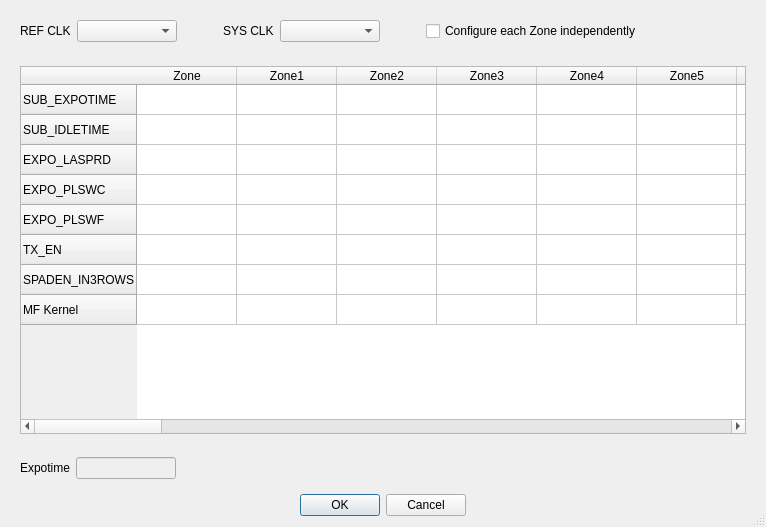
<?xml version="1.0" encoding="UTF-8"?>
<ui version="4.0">
 <class>Dialog</class>
 <widget class="QDialog" name="Dialog">
  <property name="geometry">
   <rect>
    <x>0</x>
    <y>0</y>
    <width>766</width>
    <height>527</height>
   </rect>
  </property>
  <property name="windowTitle">
   <string>Dialog</string>
  </property>
  <property name="sizeGripEnabled">
   <bool>true</bool>
  </property>
  <property name="modal">
   <bool>false</bool>
  </property>
  <layout class="QVBoxLayout" name="verticalLayout">
   <item>
    <widget class="QWidget" name="horizontalWidget" native="true">
     <property name="sizePolicy">
      <sizepolicy hsizetype="Preferred" vsizetype="Maximum">
       <horstretch>0</horstretch>
       <verstretch>0</verstretch>
      </sizepolicy>
     </property>
     <layout class="QGridLayout" name="gridLayout" rowstretch="0">
      <item row="0" column="4">
       <widget class="QComboBox" name="SYS_CLK_Config_ComboBox">
        <property name="minimumSize">
         <size>
          <width>100</width>
          <height>0</height>
         </size>
        </property>
        <property name="font">
         <font>
          <family>Microsoft YaHei UI</family>
          <pointsize>9</pointsize>
          <bold>false</bold>
         </font>
        </property>
       </widget>
      </item>
      <item row="0" column="2">
       <spacer name="horizontalSpacer_2">
        <property name="orientation">
         <enum>Qt::Horizontal</enum>
        </property>
        <property name="sizeType">
         <enum>QSizePolicy::Minimum</enum>
        </property>
        <property name="sizeHint" stdset="0">
         <size>
          <width>40</width>
          <height>20</height>
         </size>
        </property>
       </spacer>
      </item>
      <item row="0" column="3">
       <widget class="QLabel" name="SYS_CLK_Config_Label">
        <property name="font">
         <font>
          <family>Microsoft YaHei UI</family>
          <pointsize>9</pointsize>
         </font>
        </property>
        <property name="text">
         <string>SYS CLK</string>
        </property>
       </widget>
      </item>
      <item row="0" column="0">
       <widget class="QLabel" name="REF_CLK_Config_Label">
        <property name="font">
         <font>
          <family>Microsoft YaHei UI</family>
          <pointsize>9</pointsize>
         </font>
        </property>
        <property name="text">
         <string>REF CLK</string>
        </property>
       </widget>
      </item>
      <item row="0" column="1">
       <widget class="QComboBox" name="REF_CLK_Config_ComboBox">
        <property name="minimumSize">
         <size>
          <width>100</width>
          <height>0</height>
         </size>
        </property>
        <property name="font">
         <font>
          <family>Microsoft YaHei UI</family>
          <pointsize>9</pointsize>
          <bold>false</bold>
         </font>
        </property>
       </widget>
      </item>
      <item row="0" column="6">
       <widget class="QCheckBox" name="ROI_Zone_Sel_CheckBox">
        <property name="text">
         <string>Configure each Zone independently</string>
        </property>
       </widget>
      </item>
      <item row="0" column="7">
       <spacer name="horizontalSpacer">
        <property name="orientation">
         <enum>Qt::Horizontal</enum>
        </property>
        <property name="sizeType">
         <enum>QSizePolicy::Expanding</enum>
        </property>
        <property name="sizeHint" stdset="0">
         <size>
          <width>40</width>
          <height>20</height>
         </size>
        </property>
       </spacer>
      </item>
      <item row="0" column="5">
       <spacer name="horizontalSpacer_4">
        <property name="orientation">
         <enum>Qt::Horizontal</enum>
        </property>
        <property name="sizeType">
         <enum>QSizePolicy::Minimum</enum>
        </property>
        <property name="sizeHint" stdset="0">
         <size>
          <width>40</width>
          <height>20</height>
         </size>
        </property>
       </spacer>
      </item>
     </layout>
    </widget>
   </item>
   <item>
    <widget class="QWidget" name="widget" native="true">
     <layout class="QVBoxLayout" name="verticalLayout_2">
      <property name="bottomMargin">
       <number>8</number>
      </property>
      <item>
       <widget class="QTableWidget" name="tableWidget">
        <property name="sizePolicy">
         <sizepolicy hsizetype="Expanding" vsizetype="Expanding">
          <horstretch>0</horstretch>
          <verstretch>0</verstretch>
         </sizepolicy>
        </property>
        <property name="showGrid">
         <bool>true</bool>
        </property>
        <property name="gridStyle">
         <enum>Qt::SolidLine</enum>
        </property>
        <property name="sortingEnabled">
         <bool>false</bool>
        </property>
        <property name="rowCount">
         <number>8</number>
        </property>
        <property name="columnCount">
         <number>33</number>
        </property>
        <attribute name="horizontalHeaderVisible">
         <bool>true</bool>
        </attribute>
        <attribute name="horizontalHeaderCascadingSectionResizes">
         <bool>false</bool>
        </attribute>
        <attribute name="horizontalHeaderHighlightSections">
         <bool>true</bool>
        </attribute>
        <attribute name="horizontalHeaderShowSortIndicator" stdset="0">
         <bool>false</bool>
        </attribute>
        <attribute name="verticalHeaderVisible">
         <bool>true</bool>
        </attribute>
        <attribute name="verticalHeaderHighlightSections">
         <bool>true</bool>
        </attribute>
        <attribute name="verticalHeaderShowSortIndicator" stdset="0">
         <bool>false</bool>
        </attribute>
        <row>
         <property name="text">
          <string>SUB_EXPOTIME</string>
         </property>
        </row>
        <row>
         <property name="text">
          <string>SUB_IDLETIME</string>
         </property>
        </row>
        <row>
         <property name="text">
          <string>EXPO_LASPRD</string>
         </property>
        </row>
        <row>
         <property name="text">
          <string>EXPO_PLSWC</string>
         </property>
        </row>
        <row>
         <property name="text">
          <string>EXPO_PLSWF</string>
         </property>
        </row>
        <row>
         <property name="text">
          <string>TX_EN</string>
         </property>
        </row>
        <row>
         <property name="text">
          <string>SPADEN_IN3ROWS</string>
         </property>
        </row>
        <row>
         <property name="text">
          <string>MF Kernel</string>
         </property>
        </row>
        <column>
         <property name="text">
          <string>Zone</string>
         </property>
        </column>
        <column>
         <property name="text">
          <string>Zone1</string>
         </property>
        </column>
        <column>
         <property name="text">
          <string>Zone2</string>
         </property>
        </column>
        <column>
         <property name="text">
          <string>Zone3</string>
         </property>
        </column>
        <column>
         <property name="text">
          <string>Zone4</string>
         </property>
        </column>
        <column>
         <property name="text">
          <string>Zone5</string>
         </property>
        </column>
        <column>
         <property name="text">
          <string>Zone6</string>
         </property>
        </column>
        <column>
         <property name="text">
          <string>Zone7</string>
         </property>
        </column>
        <column>
         <property name="text">
          <string>Zone8</string>
         </property>
        </column>
        <column>
         <property name="text">
          <string>Zone9</string>
         </property>
        </column>
        <column>
         <property name="text">
          <string>Zone10</string>
         </property>
        </column>
        <column>
         <property name="text">
          <string>Zone11</string>
         </property>
        </column>
        <column>
         <property name="text">
          <string>Zone12</string>
         </property>
        </column>
        <column>
         <property name="text">
          <string>Zone13</string>
         </property>
        </column>
        <column>
         <property name="text">
          <string>Zone14</string>
         </property>
        </column>
        <column>
         <property name="text">
          <string>Zone15</string>
         </property>
        </column>
        <column>
         <property name="text">
          <string>Zone16</string>
         </property>
        </column>
        <column>
         <property name="text">
          <string>Zone17</string>
         </property>
        </column>
        <column>
         <property name="text">
          <string>Zone18</string>
         </property>
        </column>
        <column>
         <property name="text">
          <string>Zone19</string>
         </property>
        </column>
        <column>
         <property name="text">
          <string>Zone20</string>
         </property>
        </column>
        <column>
         <property name="text">
          <string>Zone21</string>
         </property>
        </column>
        <column>
         <property name="text">
          <string>Zone22</string>
         </property>
        </column>
        <column>
         <property name="text">
          <string>Zone23</string>
         </property>
        </column>
        <column>
         <property name="text">
          <string>Zone24</string>
         </property>
        </column>
        <column>
         <property name="text">
          <string>Zone25</string>
         </property>
        </column>
        <column>
         <property name="text">
          <string>Zone26</string>
         </property>
        </column>
        <column>
         <property name="text">
          <string>Zone27</string>
         </property>
        </column>
        <column>
         <property name="text">
          <string>Zone28</string>
         </property>
        </column>
        <column>
         <property name="text">
          <string>Zone29</string>
         </property>
        </column>
        <column>
         <property name="text">
          <string>Zone30</string>
         </property>
        </column>
        <column>
         <property name="text">
          <string>Zone31</string>
         </property>
        </column>
        <column>
         <property name="text">
          <string>Zone32</string>
         </property>
        </column>
        <item row="0" column="1">
         <property name="text">
          <string/>
         </property>
        </item>
        <item row="1" column="1">
         <property name="text">
          <string/>
         </property>
        </item>
       </widget>
      </item>
     </layout>
    </widget>
   </item>
   <item>
    <widget class="QWidget" name="verticalWidget" native="true">
     <property name="sizePolicy">
      <sizepolicy hsizetype="Preferred" vsizetype="Maximum">
       <horstretch>0</horstretch>
       <verstretch>0</verstretch>
      </sizepolicy>
     </property>
     <layout class="QGridLayout" name="gridLayout_3">
      <item row="0" column="1">
       <widget class="QLineEdit" name="REG_CFG_File_LineEdit_2">
        <property name="enabled">
         <bool>false</bool>
        </property>
        <property name="minimumSize">
         <size>
          <width>100</width>
          <height>0</height>
         </size>
        </property>
        <property name="maximumSize">
         <size>
          <width>100</width>
          <height>16777215</height>
         </size>
        </property>
        <property name="font">
         <font>
          <family>Microsoft YaHei UI</family>
          <pointsize>9</pointsize>
         </font>
        </property>
        <property name="placeholderText">
         <string/>
        </property>
       </widget>
      </item>
      <item row="0" column="0">
       <widget class="QLabel" name="REG_CFG_File_Label_2">
        <property name="font">
         <font>
          <family>Microsoft YaHei UI</family>
          <pointsize>9</pointsize>
         </font>
        </property>
        <property name="text">
         <string>Expotime</string>
        </property>
       </widget>
      </item>
      <item row="0" column="2">
       <spacer name="horizontalSpacer_3">
        <property name="orientation">
         <enum>Qt::Horizontal</enum>
        </property>
        <property name="sizeType">
         <enum>QSizePolicy::Expanding</enum>
        </property>
        <property name="sizeHint" stdset="0">
         <size>
          <width>40</width>
          <height>20</height>
         </size>
        </property>
       </spacer>
      </item>
     </layout>
    </widget>
   </item>
   <item>
    <widget class="QDialogButtonBox" name="buttonBox">
     <property name="locale">
      <locale language="English" country="UnitedStates"/>
     </property>
     <property name="orientation">
      <enum>Qt::Horizontal</enum>
     </property>
     <property name="standardButtons">
      <set>QDialogButtonBox::Cancel|QDialogButtonBox::Ok</set>
     </property>
     <property name="centerButtons">
      <bool>true</bool>
     </property>
    </widget>
   </item>
  </layout>
 </widget>
 <resources/>
 <connections>
  <connection>
   <sender>buttonBox</sender>
   <signal>accepted()</signal>
   <receiver>Dialog</receiver>
   <slot>accept()</slot>
   <hints>
    <hint type="sourcelabel">
     <x>248</x>
     <y>254</y>
    </hint>
    <hint type="destinationlabel">
     <x>157</x>
     <y>274</y>
    </hint>
   </hints>
  </connection>
  <connection>
   <sender>buttonBox</sender>
   <signal>rejected()</signal>
   <receiver>Dialog</receiver>
   <slot>reject()</slot>
   <hints>
    <hint type="sourcelabel">
     <x>316</x>
     <y>260</y>
    </hint>
    <hint type="destinationlabel">
     <x>286</x>
     <y>274</y>
    </hint>
   </hints>
  </connection>
 </connections>
</ui>
